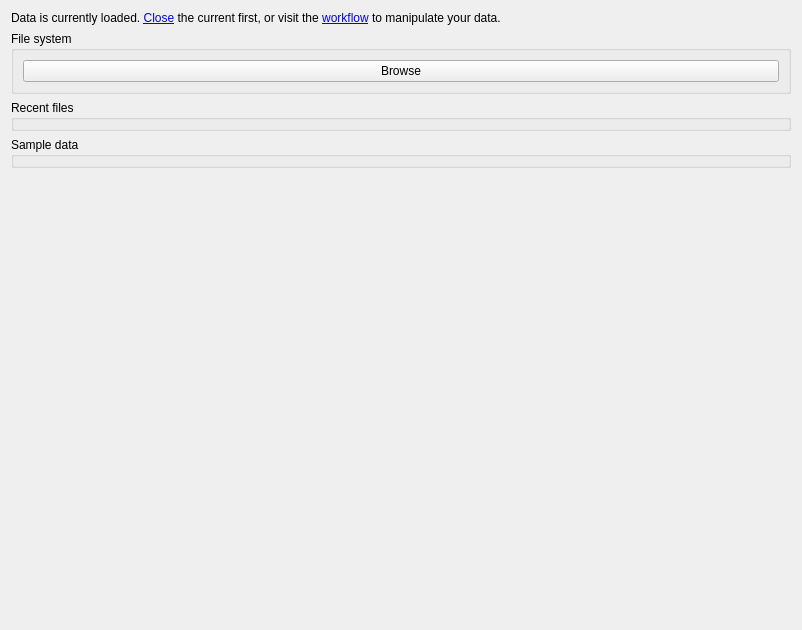
<?xml version="1.0" encoding="UTF-8"?>
<ui version="4.0">
 <class>Dialog</class>
 <widget class="QDialog" name="Dialog">
  <property name="geometry">
   <rect>
    <x>0</x>
    <y>0</y>
    <width>802</width>
    <height>630</height>
   </rect>
  </property>
  <property name="sizePolicy">
   <sizepolicy hsizetype="Preferred" vsizetype="Fixed">
    <horstretch>0</horstretch>
    <verstretch>0</verstretch>
   </sizepolicy>
  </property>
  <property name="windowTitle">
   <string>Dialog</string>
  </property>
  <layout class="QVBoxLayout" name="verticalLayout">
   <item>
    <widget class="QLabel" name="LBL_HAS_DATA_WARNING">
     <property name="sizePolicy">
      <sizepolicy hsizetype="Fixed" vsizetype="Fixed">
       <horstretch>0</horstretch>
       <verstretch>0</verstretch>
      </sizepolicy>
     </property>
     <property name="text">
      <string>&lt;html&gt;&lt;head/&gt;&lt;body&gt;&lt;p&gt;Data is currently loaded. &lt;a href=&quot;action:new_model&quot;&gt;Close&lt;/a&gt; the current first, or visit the &lt;a href=&quot;action:show_workflow_form&quot;&gt;workflow&lt;/a&gt; to manipulate your data.&lt;/p&gt;&lt;/body&gt;&lt;/html&gt;</string>
     </property>
     <property name="style" stdset="0">
      <string>warning</string>
     </property>
    </widget>
   </item>
   <item>
    <widget class="QGroupBox" name="FRA_RECENT_2">
     <property name="sizePolicy">
      <sizepolicy hsizetype="Preferred" vsizetype="Fixed">
       <horstretch>0</horstretch>
       <verstretch>0</verstretch>
      </sizepolicy>
     </property>
     <property name="title">
      <string>File system</string>
     </property>
     <layout class="QVBoxLayout" name="verticalLayout_2">
      <item>
       <widget class="QPushButton" name="BTN_BROWSE">
        <property name="text">
         <string>Browse</string>
        </property>
        <property name="autoDefault">
         <bool>false</bool>
        </property>
       </widget>
      </item>
     </layout>
    </widget>
   </item>
   <item>
    <widget class="QGroupBox" name="FRA_RECENT">
     <property name="title">
      <string>Recent files</string>
     </property>
    </widget>
   </item>
   <item>
    <widget class="QGroupBox" name="FRA_SAMPLES">
     <property name="title">
      <string>Sample data</string>
     </property>
    </widget>
   </item>
   <item>
    <spacer name="verticalSpacer">
     <property name="orientation">
      <enum>Qt::Vertical</enum>
     </property>
     <property name="sizeHint" stdset="0">
      <size>
       <width>20</width>
       <height>40</height>
      </size>
     </property>
    </spacer>
   </item>
  </layout>
 </widget>
 <resources/>
 <connections/>
</ui>
